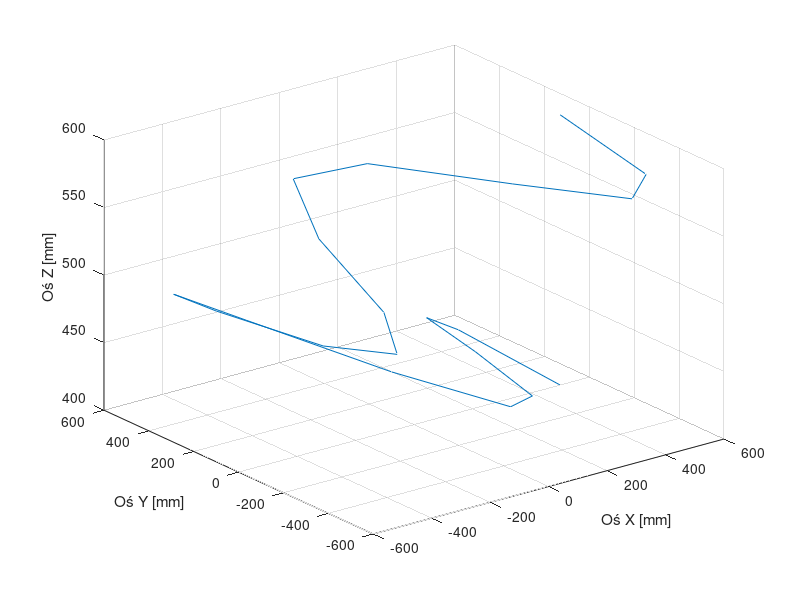

Reproduce this figure in MATLAB. (Note: this script raises an error after producing the figure.)
clear all;
t=linspace(0,2*pi,20);
x=500*sin(t+pi/2);
y=500*sin(3*t);
z=linspace(400,600,20);
figure
plot3(x,y,z)
hold on
grid on
xlabel("Oś X [mm]")
ylabel("Oś Y [mm]")
zlabel("Oś Z [mm]")
%% 
% x=000;
% y=900;
% z=500;
l1=300;
a1=100;
a2=100;
l2=500;

a3=200;
d4=300;
l3=sqrt(a3^2+d4^2);
alfa=asin(200/l3);
%%
th1=atan2(y,x);
% r1=sqrt(x.^2+y.^2);
r1=sqrt((x).^2+(y).^2)-sqrt((100*cos(th1)).^2+(100*sin(th1)).^2);
r2=z-l1;
fi2=atan2(r2,r1);
r3=sqrt(r1.^2+r2.^2);
fi1=acos((r3.^2+l2^2-l3^2)./(2*l2.*r3));
th2=round((fi2-fi1),8);
fi3=acos((l2^2+l3^2-r3.^2)./(-2*l2*l3))-alfa;
th3=round((pi-fi3),8);
figure
plot(th1)
hold on
plot(th2)
plot(th3)
traj=[th1;th2;th3];
save("traj3R.mat","traj")